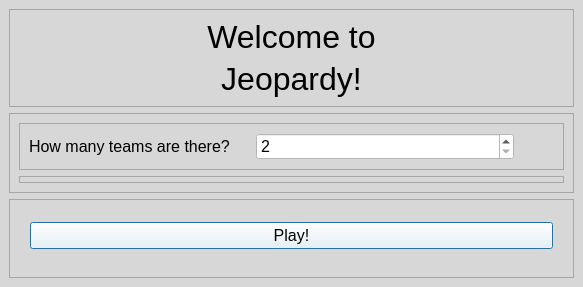
<?xml version="1.0" encoding="UTF-8"?>
<ui version="4.0">
 <class>MainWindow</class>
 <widget class="QMainWindow" name="MainWindow">
  <property name="geometry">
   <rect>
    <x>0</x>
    <y>0</y>
    <width>583</width>
    <height>287</height>
   </rect>
  </property>
  <property name="windowTitle">
   <string>Jeopardy!</string>
  </property>
  <property name="windowIcon">
   <iconset>
    <normaloff>../icons/main_icon.png</normaloff>../icons/main_icon.png</iconset>
  </property>
  <widget class="QWidget" name="centralwidget">
   <property name="styleSheet">
    <string notr="true">background-color: rgb(215, 215, 215);</string>
   </property>
   <layout class="QVBoxLayout" name="verticalLayout_2">
    <item>
     <widget class="QFrame" name="header_frame">
      <property name="styleSheet">
       <string notr="true"/>
      </property>
      <property name="frameShape">
       <enum>QFrame::StyledPanel</enum>
      </property>
      <property name="frameShadow">
       <enum>QFrame::Raised</enum>
      </property>
      <layout class="QVBoxLayout" name="verticalLayout">
       <item>
        <widget class="QLabel" name="title">
         <property name="font">
          <font>
           <pointsize>24</pointsize>
          </font>
         </property>
         <property name="text">
          <string>Welcome to</string>
         </property>
         <property name="alignment">
          <set>Qt::AlignCenter</set>
         </property>
        </widget>
       </item>
       <item>
        <widget class="QLabel" name="title_2">
         <property name="font">
          <font>
           <pointsize>24</pointsize>
          </font>
         </property>
         <property name="text">
          <string>Jeopardy!</string>
         </property>
         <property name="alignment">
          <set>Qt::AlignCenter</set>
         </property>
        </widget>
       </item>
      </layout>
     </widget>
    </item>
    <item>
     <widget class="QFrame" name="frame">
      <property name="styleSheet">
       <string notr="true"/>
      </property>
      <property name="frameShape">
       <enum>QFrame::StyledPanel</enum>
      </property>
      <property name="frameShadow">
       <enum>QFrame::Raised</enum>
      </property>
      <layout class="QVBoxLayout" name="verticalLayout_4">
       <item>
        <widget class="QFrame" name="section_frame">
         <property name="frameShape">
          <enum>QFrame::StyledPanel</enum>
         </property>
         <property name="frameShadow">
          <enum>QFrame::Raised</enum>
         </property>
         <layout class="QHBoxLayout" name="horizontalLayout">
          <item>
           <widget class="QLabel" name="label">
            <property name="sizePolicy">
             <sizepolicy hsizetype="Fixed" vsizetype="Preferred">
              <horstretch>0</horstretch>
              <verstretch>0</verstretch>
             </sizepolicy>
            </property>
            <property name="font">
             <font>
              <pointsize>12</pointsize>
             </font>
            </property>
            <property name="text">
             <string>How many teams are there?</string>
            </property>
           </widget>
          </item>
          <item>
           <spacer name="horizontalSpacer_2">
            <property name="orientation">
             <enum>Qt::Horizontal</enum>
            </property>
            <property name="sizeType">
             <enum>QSizePolicy::Fixed</enum>
            </property>
            <property name="sizeHint" stdset="0">
             <size>
              <width>20</width>
              <height>20</height>
             </size>
            </property>
           </spacer>
          </item>
          <item>
           <widget class="QSpinBox" name="how_many_teams_spinBox">
            <property name="maximumSize">
             <size>
              <width>16777215</width>
              <height>16777215</height>
             </size>
            </property>
            <property name="font">
             <font>
              <pointsize>12</pointsize>
             </font>
            </property>
            <property name="styleSheet">
             <string notr="true">background-color: rgb(255, 255, 255);</string>
            </property>
            <property name="showGroupSeparator" stdset="0">
             <bool>false</bool>
            </property>
            <property name="minimum">
             <number>2</number>
            </property>
            <property name="maximum">
             <number>10</number>
            </property>
           </widget>
          </item>
          <item>
           <spacer name="horizontalSpacer">
            <property name="orientation">
             <enum>Qt::Horizontal</enum>
            </property>
            <property name="sizeType">
             <enum>QSizePolicy::Fixed</enum>
            </property>
            <property name="sizeHint" stdset="0">
             <size>
              <width>40</width>
              <height>20</height>
             </size>
            </property>
           </spacer>
          </item>
         </layout>
        </widget>
       </item>
       <item>
        <widget class="QFrame" name="team_name_frame">
         <property name="sizePolicy">
          <sizepolicy hsizetype="Preferred" vsizetype="Preferred">
           <horstretch>0</horstretch>
           <verstretch>0</verstretch>
          </sizepolicy>
         </property>
         <property name="layoutDirection">
          <enum>Qt::LeftToRight</enum>
         </property>
         <property name="frameShape">
          <enum>QFrame::StyledPanel</enum>
         </property>
         <property name="frameShadow">
          <enum>QFrame::Raised</enum>
         </property>
        </widget>
       </item>
      </layout>
     </widget>
    </item>
    <item>
     <widget class="QFrame" name="frame_2">
      <property name="frameShape">
       <enum>QFrame::StyledPanel</enum>
      </property>
      <property name="frameShadow">
       <enum>QFrame::Raised</enum>
      </property>
      <layout class="QVBoxLayout" name="verticalLayout_3">
       <property name="leftMargin">
        <number>20</number>
       </property>
       <property name="rightMargin">
        <number>20</number>
       </property>
       <property name="bottomMargin">
        <number>15</number>
       </property>
       <item>
        <widget class="QPushButton" name="btn_play">
         <property name="font">
          <font>
           <pointsize>12</pointsize>
          </font>
         </property>
         <property name="styleSheet">
          <string notr="true">background-color: rgb(255, 255, 255);</string>
         </property>
         <property name="text">
          <string>Play!</string>
         </property>
         <property name="default">
          <bool>true</bool>
         </property>
        </widget>
       </item>
      </layout>
     </widget>
    </item>
   </layout>
  </widget>
  <widget class="QMenuBar" name="menubar">
   <property name="geometry">
    <rect>
     <x>0</x>
     <y>0</y>
     <width>583</width>
     <height>21</height>
    </rect>
   </property>
  </widget>
 </widget>
 <tabstops>
  <tabstop>how_many_teams_spinBox</tabstop>
  <tabstop>btn_play</tabstop>
 </tabstops>
 <resources/>
 <connections/>
</ui>
